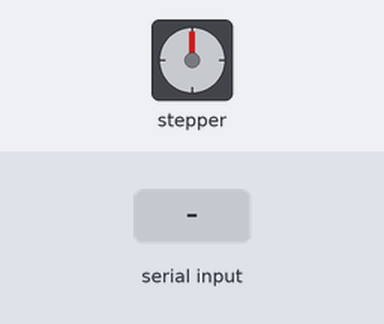
This sketch was run on a simulated Arduino Uno, built with avr-gcc and run on an emulated ATmega328P. On the bench: stepper motor. Wiring (inferred from the names in the program): stepper motor (2048 steps per turn assumed): coils pin 8, pin 9, pin 10, pin 11. Inputs (shaded band) come from the test bench. What the sketch prints to the serial monitor is not drawn.

Above: at 1.2 s.
1.3 s: "90,45\n" received over Serial
4.3 s: "0\n" received over Serial
5.8 s: "30,150\n" received over Serial
Timing chart, 0 to 17.3 s (numbered marks = the images above; inputs shaded):
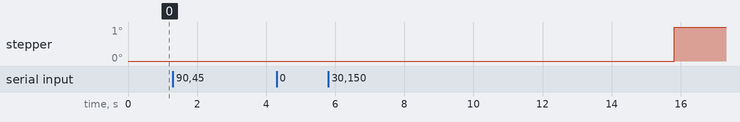

The sketch:

stepmotor3.ino
```cpp
#define ARRAY_SIZE 4
#define DELAY 1000

const byte pinValue[ARRAY_SIZE] = {8, 9 , 10 , 11}; //pin assignment
/*  byte:    _ _  _ _      _ _  _ _
 *          LED4  LED3     LED2 LED1
 */
byte pattern1 = 3, pattern2 = 15;

byte state = 0;     // state 0 is clockwise rotation, state 1 is counter-clockwise rotation
int step_counter = 0;
const byte D = 2, mask = 1;     // D is the displacement of the rotation
String raw_steps;
short int steps;  // number of steps to be rotated (-4096 to 4096) equivalent to (-360 to 360) degrees

void setup(){
  Serial.begin(9600);
  for (int i = 0; i < ARRAY_SIZE; i++)
    pinMode(pinValue[i], OUTPUT);
  Serial.print(F("Please introduce the number of steps to be performed: "));
}

byte LeftRotate(byte number, const byte d){
  return ((number<<d) | (number >> (8 * sizeof(number) - d)));
}

byte RightRotate(byte number, const byte d){
  return ((number>>d) | (number << (8 * sizeof(number) - d)));
}

void writeToMotor(byte pattern){
  for (int i = 0; i < ARRAY_SIZE; i++){
   byte shifted_pattern = RightRotate(pattern, 2 * i); //RightRotate is clockwise
   digitalWrite(pinValue[i], shifted_pattern & mask);
  }
}

void loop(){
  if (Serial.available() > 0){
    raw_steps = Serial.readStringUntil('\n');
    steps = raw_steps.toInt();
    state = steps >= 0 ? 0 : 1;
    step_counter = 0;
    Serial.println();
  }

  if (state == 0)
  {
    pattern1 = LeftRotate(pattern1, D);
    pattern2 = LeftRotate(pattern2, D);
  }
  else
  {
    pattern1 = RightRotate(pattern1, D);
    pattern2 = RightRotate(pattern2, D);
  }

  if ((abs(steps) - step_counter) > 0)
  {
    Serial.println(abs(steps) - step_counter);
    writeToMotor(pattern1);
    delay(DELAY);
    writeToMotor(pattern2);
    delay(DELAY);
    step_counter += 2;
  }
}
```

Measured:
- after the input at 1.3 s, every drawn part: stays the same
- after the input at 4.3 s, every drawn part: stays the same
